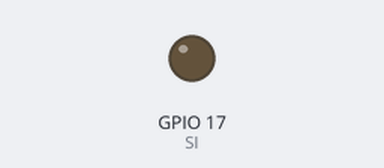
Simulated run of this program. Board: Raspberry Pi (BCM pin numbers). Shown: output pins drawn as LEDs (lit = HIGH). Pins used as bus, display or sensor lines are not drawn; what the program prints to the terminal is not drawn. At 0.2 s the program stops and its outputs stay as they are.

Above: at 0.3 s.
Timing chart, 0 to 1.7 s (numbered marks = the images above):
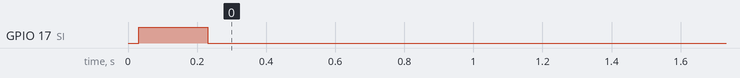

The program:

7seg-4d.py
```python
#!/usr/local/bin/python
# -*- coding: utf-8 -*-

import RPi.GPIO as GPIO
import time

interval_time = 0.06
loop_num = 50

# 各GPIOの番号
SCK = 27   #次のbit
RCK = 22   #反映
SI = 17    #データ
dP = 18    #ピンデータ
cP = 23
bP = 24
aP = 25

#初期化
GPIO.setmode(GPIO.BCM)
GPIO.setup(SCK, GPIO.OUT)
GPIO.setup(RCK, GPIO.OUT)
GPIO.setup(SI, GPIO.OUT)
GPIO.setup(aP, GPIO.OUT)
GPIO.setup(bP, GPIO.OUT)
GPIO.setup(cP, GPIO.OUT)
GPIO.setup(dP, GPIO.OUT)

def reset():
  GPIO.output(SCK, GPIO.LOW)
  GPIO.output(RCK, GPIO.LOW)
  GPIO.output(SI, GPIO.LOW)
  GPIO.output(aP, GPIO.LOW)
  GPIO.output(bP, GPIO.LOW)
  GPIO.output(cP, GPIO.LOW)
  GPIO.output(dP, GPIO.LOW)

def shift(PIN_NUM):
  GPIO.output(PIN_NUM, GPIO.HIGH)
  GPIO.output(PIN_NUM, GPIO.LOW)

LED_0 = [1,1,1,1,1,1,0,0]
LED_1 = [0,1,1,0,0,0,0,1]
LED_2 = [1,1,0,1,1,0,1,0]
LED_3 = [1,1,1,1,0,0,1,1]
LED_4 = [0,1,1,0,0,1,1,0]
LED_5 = [1,0,1,1,0,1,1,1]
LED_6 = [1,0,1,1,1,1,1,0]
LED_7 = [1,1,1,0,0,0,0,1]
LED_8 = [1,1,1,1,1,1,1,0]
LED_9 = [1,1,1,1,0,1,1,1]

def send_data(data, pin):
  GPIO.output(RCK, GPIO.LOW)
  GPIO.output(SCK, GPIO.LOW)
  GPIO.output(pin, GPIO.HIGH)

  for i in range(8):
    n = 7 - i
    if data[n] == 1:
      GPIO.output(SI, GPIO.HIGH)
      GPIO.output(pin, GPIO.HIGH)
    else:
      GPIO.output(SI, GPIO.LOW)
      GPIO.output(pin, GPIO.LOW)

    shift(SCK)

  shift(RCK)
  GPIO.output(pin, GPIO.LOW)

try:
  print("start")
  for num in range(loop_num):
    send_data(LED_0,aP)
    send_data(LED_1,bP)
    send_data(LED_2,cP)
    send_data(LED_3,dP)
finally:
  print("finish")
  time.sleep(0.2)
  reset()
  GPIO.cleanup()
```

Measured:
- by itself, GPIO 17 (SI): LOW → HIGH at 0.03 s, → LOW 0.20 s later
